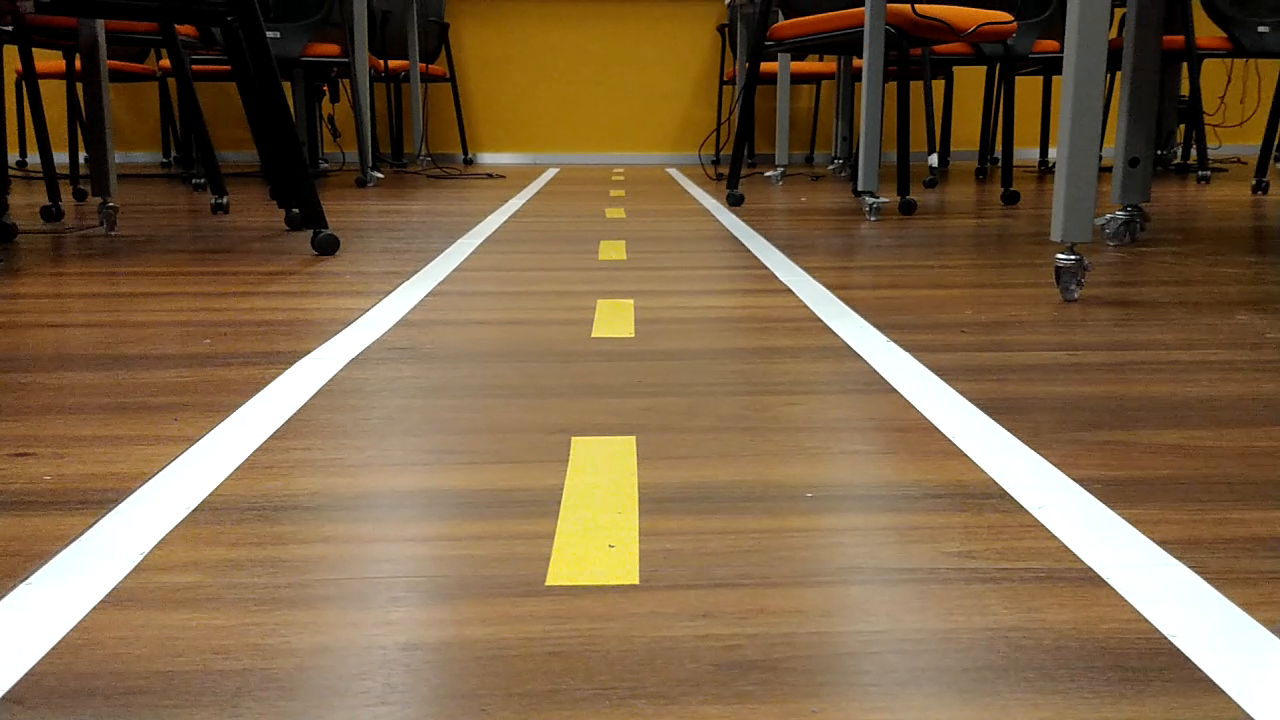
#> input picture atividade 3/teste.png, 1280 x 720 px, given in place of vid1.mp4, which was not available
$ python atividade3.py
#> lines starting #> are read from the running program, lines starting #| are printed output that depends on the picture; after the words box and inside, x2 and y2 are one past the last pixel; in counts of white or black regions, pixels touching at a corner belong together; pictures that were not available may be replaced by others from this repository, and a replacement may not be noted
import cv2
import numpy as np
from matplotlib import pyplot as plt


VideoCapture = cv2.VideoCapture("vid1.mp4")
while VideoCapture.isOpened():
    ret, frame = VideoCapture.read()
#> frame is the input picture: shape (720, 1280, 3); mean B, G, R 70.4, 100.5, 125.3
    if not ret:
        continue
    teste_gray = cv2.cvtColor(frame, cv2.COLOR_BGR2GRAY)
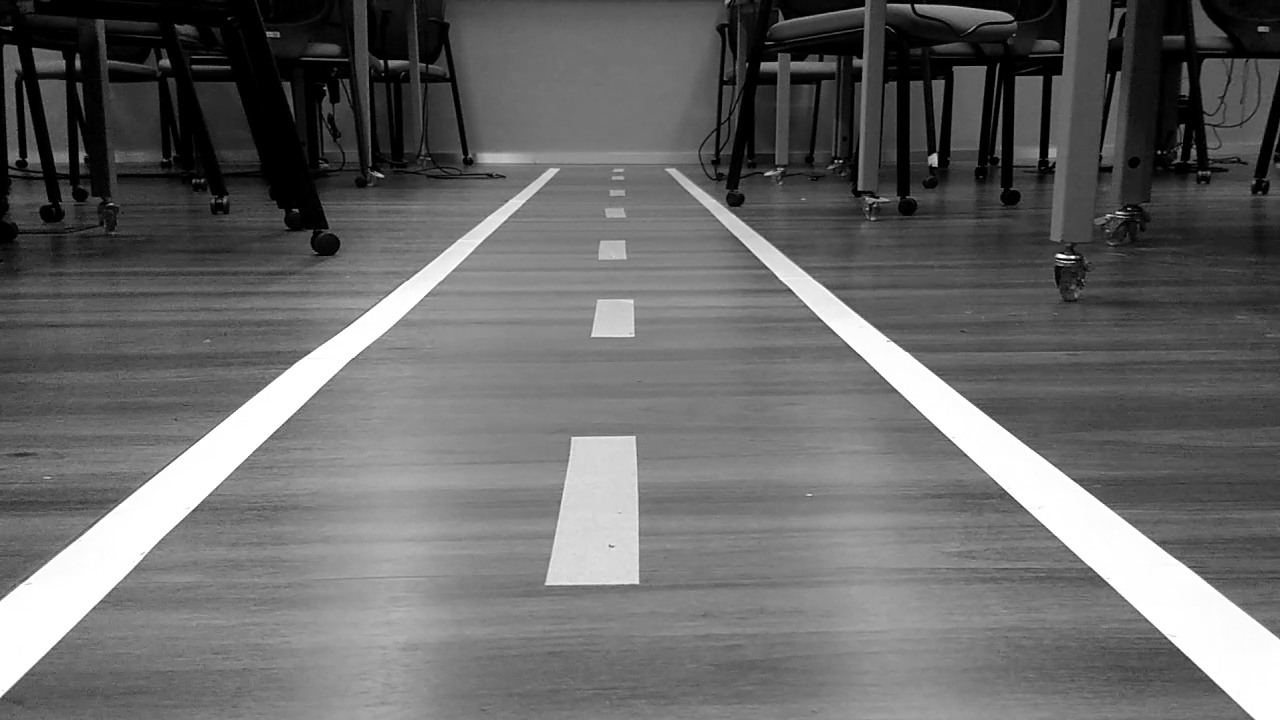
#> teste_gray: shape (720, 1280); min 0, max 255, mean 104.5

    # Apply edge detection method on the image
    edges = cv2.Canny(teste_gray,50,150,apertureSize = 3)
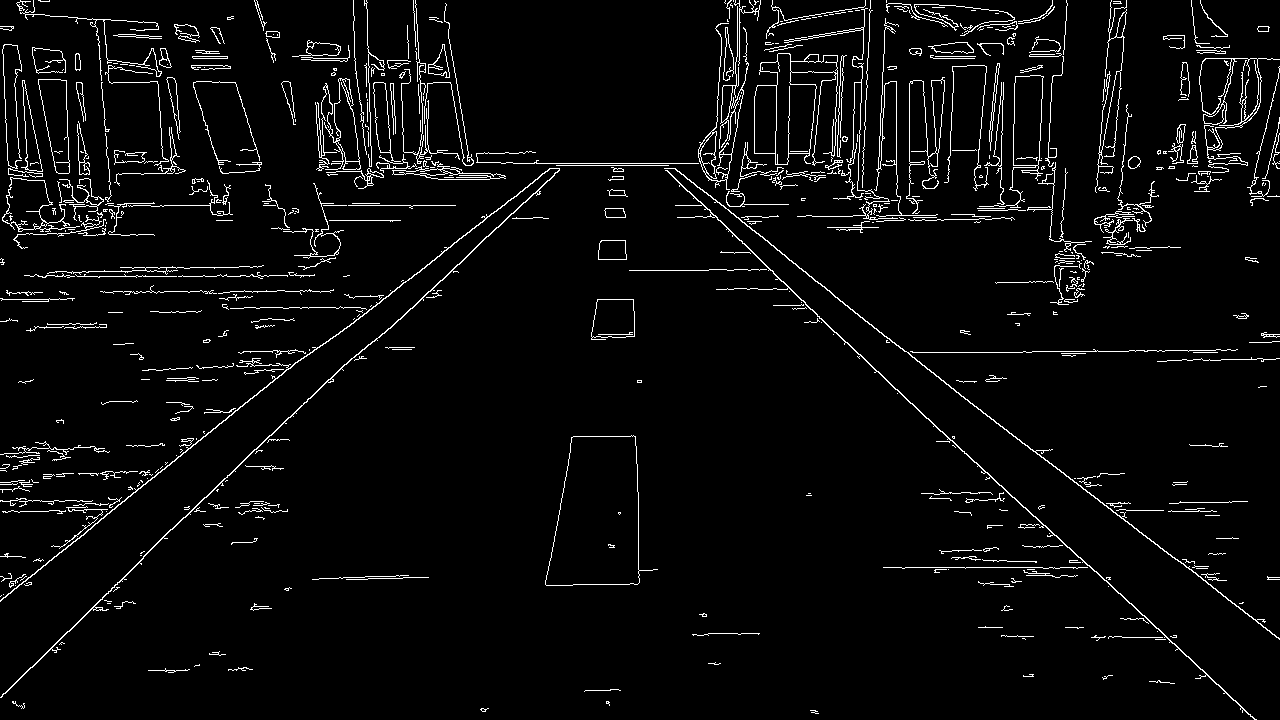
#> edges: shape (720, 1280); 4.1% white in thin lines or dots

    # Detect points that form a line

    lines = cv2.HoughLines(edges, 1, np.pi/180, 200)
#> lines = 30 rows, first 8: [163, 1.57], [467, 0.89], [175, 1.55], [-327, 2.32], [471, 0.908], [501, 0.803], [205, 1.57], [-330, 2.32]
    line1 = False
    line2 = False
    m1 = 0
    h1 = 0
    m2 = 0
    h2 = 0

    # Draw lines on the image
    if lines is not None:
        for linha in lines:
            for r,theta in linha:
                a = np.cos(theta)
                b = np.sin(theta)
                x0 = a*r
                y0 = b*r
                x1 = int(x0 + 1000*(-b))
                y1 = int(y0 + 1000*(a))
                x2 = int(x0 - 1000*(-b))
                y2 = int(y0 - 1000*(a))
                if (x2-x1)!=0:
                    m=(y2-y1)/(x2-x1)
                if m < -0.25 and m > -3:
                    if line1==False:
                        line1=True
                        m1 = m
                        h1 = y1 - m * x1
                        cv2.line(frame,(x1,y1), (x2,y2), (255,0,0),2)
                elif m > 0.25 and m < 3:
                    if line2 == False:
                        line2 = True
                        m2 = m
                        h2 = y1 - m * x1
                        cv2.line(frame,(x1,y1), (x2,y2), (255,0,0),2)
#> this loop made 30 passes
#> linha on passes 1 to 12: [[163, 1.57]], [[467, 0.89]], [[175, 1.55]], [[-327, 2.32]], [[471, 0.908]], [[501, 0.803]], [[205, 1.57]], [[-330, 2.32]], [[-262, 2.22]], [[-281, 2.23]], [[505, 0.82]], [[173, 1.57]]
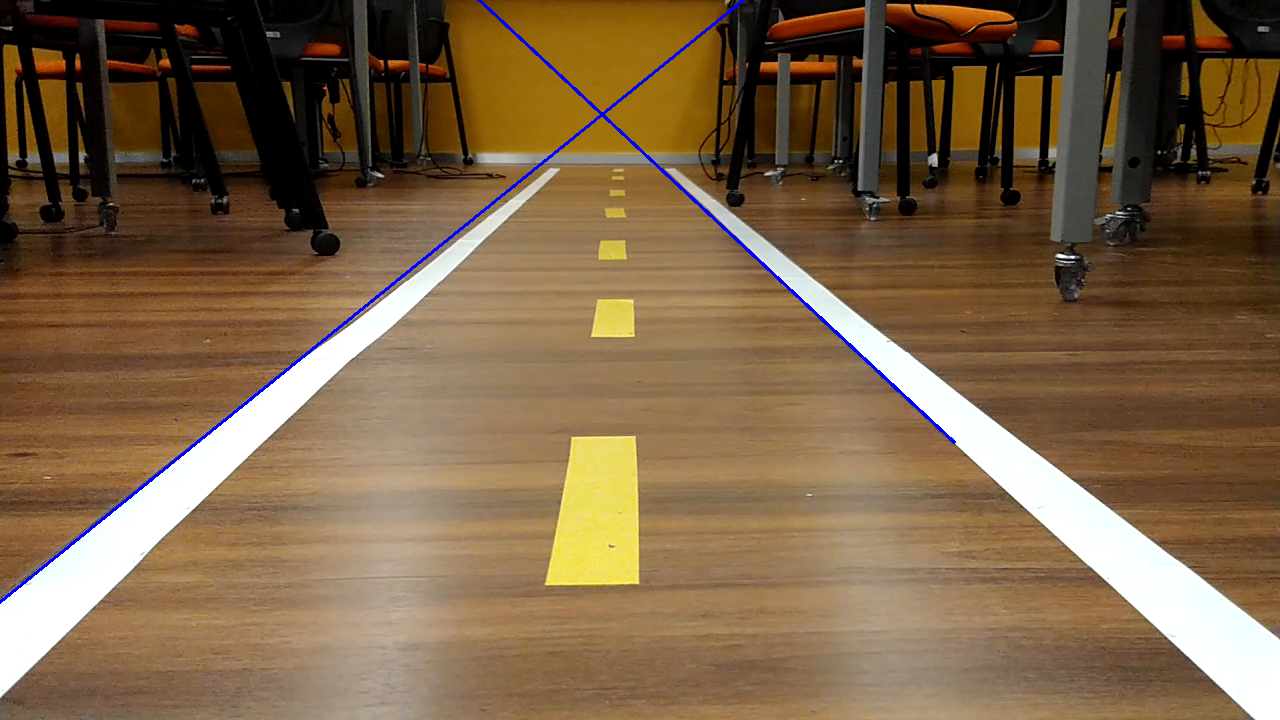
#> frame: shape (720, 1280, 3); 0.53% of pixels changed, all inside (x1, y1, x2, y2) = (0, 0, 956, 604)
#> after the loop, h1 = 601; h2 = -447.4; line1 = True; line2 = True; m1 = -0.81; m2 = 0.932
        if (m1-m2)!=0:
            xfuga = int((h2-h1)/(m1-m2))
#> xfuga = 601
        yfuga = int(m1 * xfuga + h1)
#> yfuga = 114
        cv2.circle(frame,(xfuga,yfuga), 10, (0,0,0), -1)
#> frame: shape (720, 1280, 3); 0.03% of pixels changed, all inside (x1, y1, x2, y2) = (591, 104, 612, 125)

    cv2.imshow('Teste', frame)

    if cv2.waitKey(1) & 0xFF == ord('q'):
#> (key q is pressed here)
        break


VideoCapture.release()
cv2.destroyAllWindows()
